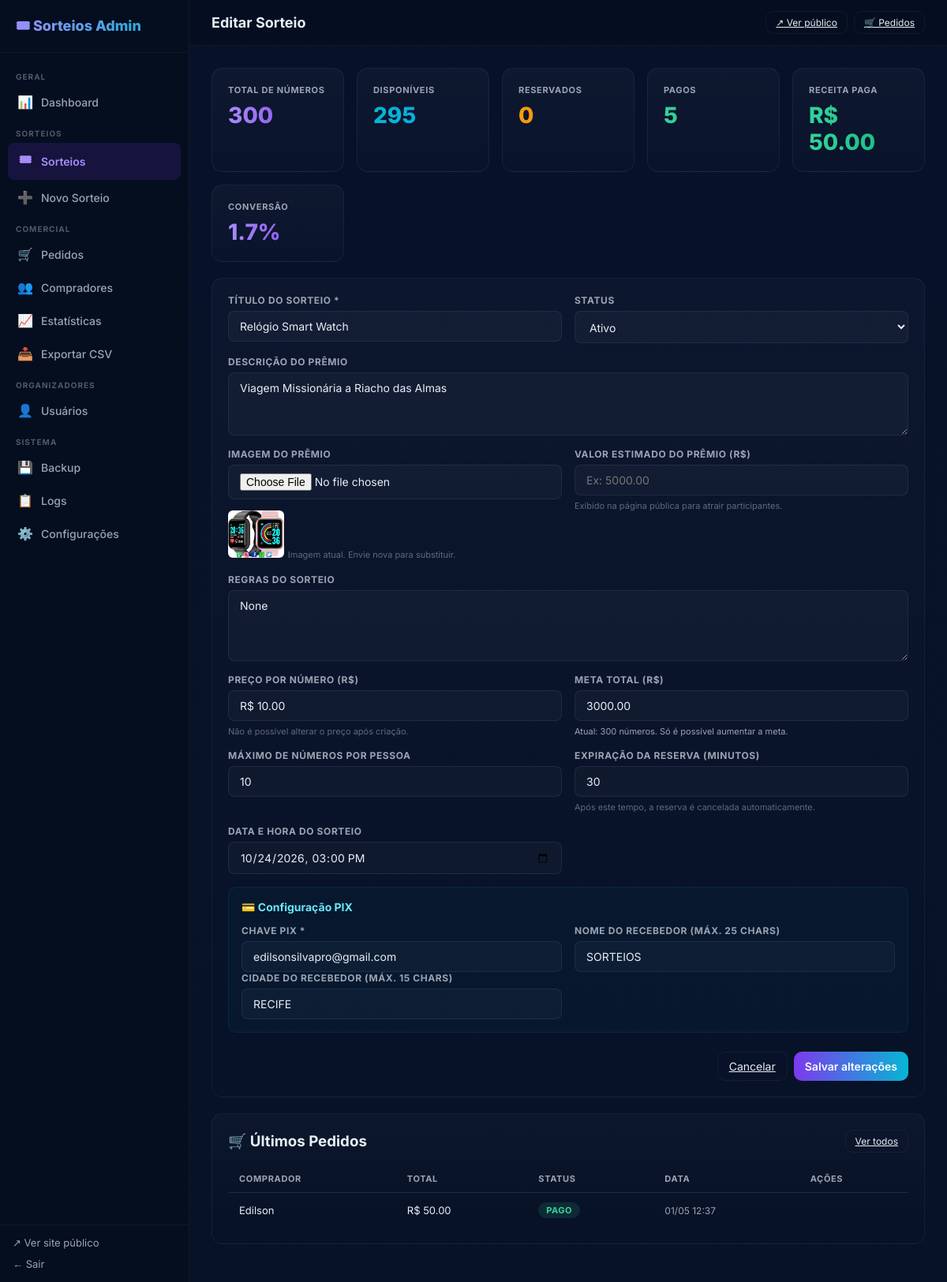
/admin/sorteios/1 (signed in), run on an earlier commit of the app's database.
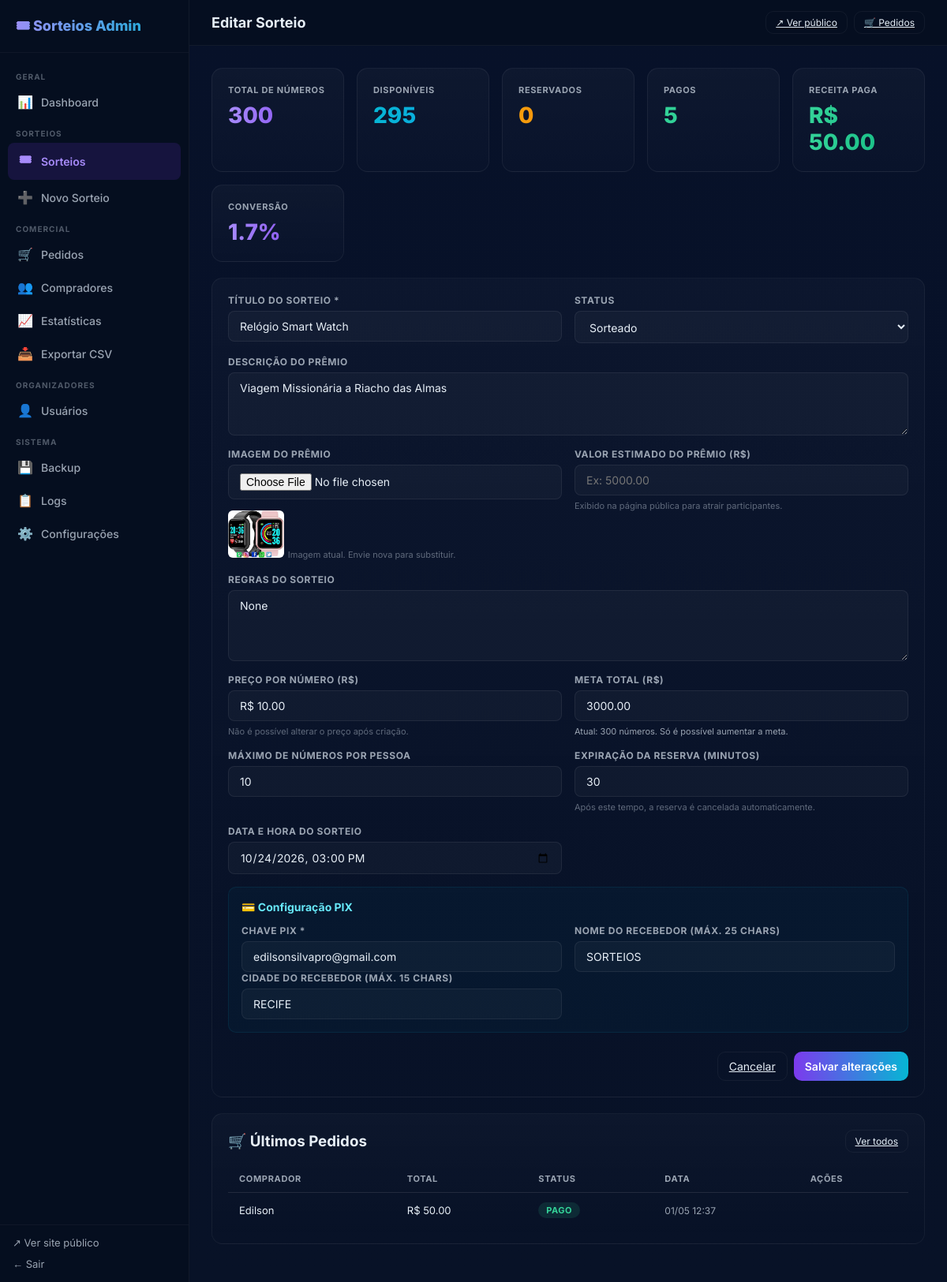
And on a later commit of the database.
### app/models.py (models this page shows)
class Campaign(Base):
    __tablename__ = "campaigns"
    id = Column(Integer, primary_key=True, index=True)
    title = Column(String(200), nullable=False)
    slug = Column(String(16), unique=True, nullable=False, index=True)
    draw_date = Column(DateTime, nullable=True)
    goal_amount = Column(Float, nullable=False)
    price_per_quota = Column(Float, nullable=False)
    pix_key = Column(String(200), nullable=True)
    status = Column(String(20), nullable=False, default="active")  # active | drawn | closed | sold_out
    created_at = Column(DateTime, default=datetime.datetime.utcnow, nullable=False)
    winner_quota_id = Column(Integer, ForeignKey("quotas.id", use_alter=True), nullable=True)
    description = Column(Text, nullable=True)
    prize_image_url = Column(String(500), nullable=True)
    prize_value = Column(Float, nullable=True)
    rules = Column(Text, nullable=True)
    max_per_person = Column(Integer, default=10, nullable=True)
    pix_receiver_name = Column(String(25), default="SORTEIOS", nullable=True)
    pix_receiver_city = Column(String(15), default="SAO PAULO", nullable=True)
    reservation_expires_minutes = Column(Integer, default=30, nullable=True)
    owner_id = Column(Integer, ForeignKey("users.id", ondelete="SET NULL"), nullable=True)
    owner = relationship("User", back_populates="campaigns", foreign_keys=[owner_id])
    quotas = relationship(
        "Quota",
        primaryjoin="Campaign.id == Quota.campaign_id",
        back_populates="campaign",
        cascade="all, delete-orphan",
        lazy="select",
    )
    orders = relationship("Order", back_populates="campaign", cascade="all, delete-orphan")

### app/main.py (the view)
@app.get("/admin/sorteios/{campaign_id}", response_class=HTMLResponse)
def admin_raffle_detail(request: Request, campaign_id: int,
                        session: Session = Depends(get_db), _: None = Depends(require_admin)):
    campaign = crud.get_campaign(session, campaign_id)
    if not campaign:
        raise HTTPException(status_code=404, detail="Sorteio não encontrado")
    stats = crud.get_raffle_stats(session, campaign_id)
    orders = crud.list_orders(session, campaign_id=campaign_id, limit=50)
    return templates.TemplateResponse(request, "admin_raffle_form.html", {
        "campaign": campaign,
        "stats": stats,
        "orders": orders,
    })

### app/templates/admin_raffle_form.html (shortened to what the changed rows need)
{% extends "admin_base.html" %}
{% block page_title %}{% if campaign %}Editar Sorteio{% else %}Novo Sorteio{% endif %}{% endblock %}
{% set active = 'sorteios' %}
{% block content %}
<div class="adm-card">
  <form method="post"
        action="{% if campaign %}/admin/sorteios/{{ campaign.id }}/editar{% else %}/admin/sorteios/novo{% endif %}"
        enctype="multipart/form-data">
    <div class="adm-form">
      <div class="adm-form-row">
        <div class="adm-field">
          <label>Título do Sorteio *</label>
          <input type="text" name="title" value="{{ campaign.title if campaign else '' }}" required maxlength="200" placeholder="Ex: iPhone 15 Pro Max" />
        </div>
        {% if campaign %}
        <div class="adm-field">
          <label>Status</label>
          <select name="status">
            <option value="active" {% if campaign.status == 'active' %}selected{% endif %}>Ativo</option>
            <option value="drawn" {% if campaign.status == 'drawn' %}selected{% endif %}>Sorteado</option>
          </select>
        </div>
        {% endif %}
      </div>
      <div class="adm-field">
        <label>Descrição do Prêmio</label>
        <textarea name="description" rows="3" placeholder="Descreva o prêmio em detalhes...">{{ campaign.description if campaign else '' }}</textarea>
      </div>
      <div class="adm-form-row">
        <div class="adm-field">
          {% if campaign and campaign.prize_image_url %}
          <div style="margin-top:8px;">
            <img src="{{ campaign.prize_image_url }}" style="height:60px;border-radius:6px;" alt="Prêmio atual" />
            <small>Imagem atual. Envie nova para substituir.</small>
          </div>
          {% endif %}
        </div>
      </div>
      <div class="adm-field">
        <label>Regras do Sorteio</label>
        <textarea name="rules" rows="4" placeholder="Informe as regras...">{{ campaign.rules if campaign else '' }}</textarea>
      </div>
      {% if not campaign %}
      <div class="adm-form-row">
        <div class="adm-field">
          <label>Meta Total (R$) *</label>
          <input type="number" name="goal_amount" step="0.01" min="1" required
                 placeholder="Ex: 1000.00" />
          <small>Quantidade de números = Meta ÷ Preço por número</small>
        </div>
        <div class="adm-field">
          <label>Preço por Número (R$) *</label>
          <input type="number" name="price_per_quota" step="0.01" min="0.01" required
                 placeholder="Ex: 10.00" />
        </div>
      </div>
      {% else %}
      <div class="adm-form-row">
        <div class="adm-field">
          <label>Preço por Número (R$)</label>
          <input type="text" value="R$ {{ '%.2f' % campaign.price_per_quota }}" disabled />
          <small>Não é possível alterar o preço após criação.</small>
        </div>
        <div class="adm-field">
          <label>Meta Total (R$)</label>
          <input type="number" name="goal_amount" id="goalInput"
                 step="0.01" min="{{ campaign.goal_amount }}"
                 value="{{ '%.2f' % campaign.goal_amount }}" />
          <small id="goalHint" style="color:#9aa4b2;">
            Atual: {{ stats.total if stats else 0 }} números.
            Só é possível aumentar a meta.
          </small>
        </div>
      </div>
      {% endif %}
      <div class="adm-form-row">
        <div class="adm-field">
          <label>Máximo de números por pessoa</label>
          <input type="number" name="max_per_person" min="1"
                 value="{{ campaign.max_per_person if campaign else 10 }}" />
        </div>
        <div class="adm-field">
          <label>Expiração da reserva (minutos)</label>
          <input type="number" name="reservation_expires_minutes" min="5" max="10080"
                 value="{{ campaign.reservation_expires_minutes if campaign else 30 }}" />
          <small>Após este tempo, a reserva é cancelada automaticamente.</small>
        </div>
      </div>
      <div class="adm-form-row">
        <div class="adm-field">
          <label>Data e Hora do Sorteio</label>
          <input type="datetime-local" name="draw_date"
                 value="{{ campaign.draw_date.strftime('%Y-%m-%dT%H:%M') if campaign and campaign.draw_date else '' }}" />
        </div>
      </div>
      <div style="padding:16px;background:rgba(6,182,212,0.04);border:1px solid rgba(6,182,212,0.1);border-radius:10px;">
        <div class="adm-form-row">
          <div class="adm-field">
            <label>Chave PIX *</label>
            <input type="text" name="pix_key"
                   value="{{ campaign.pix_key if campaign else '' }}"
                   placeholder="CPF, e-mail, telefone ou chave aleatória" />
          </div>
          <div class="adm-field">
            <label>Nome do Recebedor (máx. 25 chars)</label>
            <input type="text" name="pix_receiver_name" maxlength="25"
                   value="{{ campaign.pix_receiver_name if campaign else 'SORTEIOS' }}" />
          </div>
        </div>
        <div class="adm-form-row">
          <div class="adm-field">
            <label>Cidade do Recebedor (máx. 15 chars)</label>
            <input type="text" name="pix_receiver_city" maxlength="15"
                   value="{{ campaign.pix_receiver_city if campaign else 'SAO PAULO' }}" />
          </div>
        </div>
      </div>
    </div>
  </form>
</div>
{% if campaign and orders %}
<div class="adm-card">
  <div class="adm-table-wrap">
    <table class="adm-table">
      <thead>
        <tr><th>Comprador</th><th>Total</th><th>Status</th><th>Data</th><th>Ações</th></tr>
      </thead>
    </table>
  </div>
</div>
{% endif %}
{% endblock %}

What changed in the data, as far as the page shows it:
changed Campaign "Relógio Smart Watch": status "Ativo" → "Sorteado"
